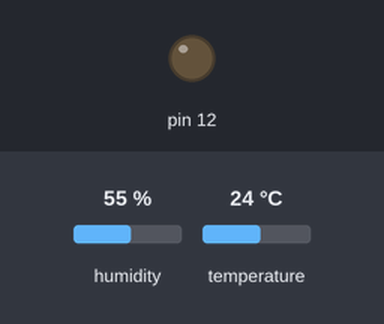
A sketch run on a simulated Arduino Uno, built with avr-gcc and run on an emulated ATmega328P. Parts: output pins drawn as LEDs (lit = HIGH). The test bench sets the inputs (shaded band); at power-on: temperature 24 °C, humidity 55 %. What the sketch prints to the serial monitor is not drawn.

Above: at 2.8 s.
2.9 s: temperature set to 28 °C
At 4.4 s:
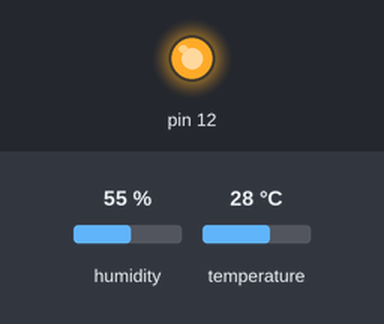
5.6 s: temperature set to 12 °C
At 6.8 s:
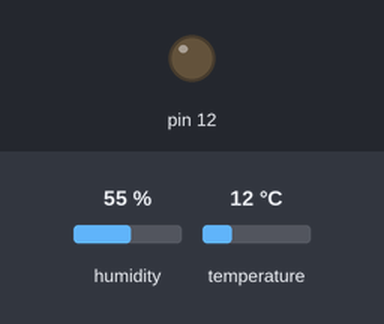
17.6 s: temperature set to 27 °C
At 18.7 s:
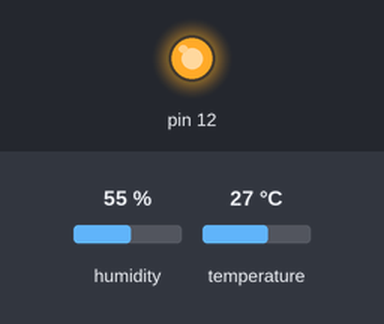
Timing chart, 0 to 20.6 s (numbered marks = the images above; inputs shaded):
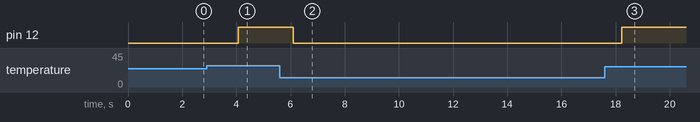

Measured:
- the behaviour switches between 26 and 27 °C on temperature (found by bisection; images 0 and 1)
- after the input at 2.9 s, pin 12: LOW → HIGH after 1.2 s
- after the input at 5.6 s, pin 12: HIGH → LOW after 0.49 s
- after the input at 17.6 s, pin 12: LOW → HIGH after 0.64 s

The sketch:

dht-seneor-controll.ino
```cpp
#include "DHT.h"  //引入函式庫
#define DHT11PIN 14

DHT dht(DHT11PIN, DHT11); //宣告DHT物件

void setup()
{
  Serial.begin(115200);
  dht.begin();  //DHT物件啟動
  pinMode(12, OUTPUT);
}

void loop()
{
  float humi = dht.readHumidity();  //DHT讀取濕度
  float temp = dht.readTemperature(); //DHT讀取溫度
  Serial.print("Temperature: ");
  Serial.print(temp);
  Serial.print("ºC ");
  Serial.print("Humidity: ");
  Serial.println(humi);
  if(temp > 26) digitalWrite(12, HIGH);
  else digitalWrite(12, LOW);
}
```
